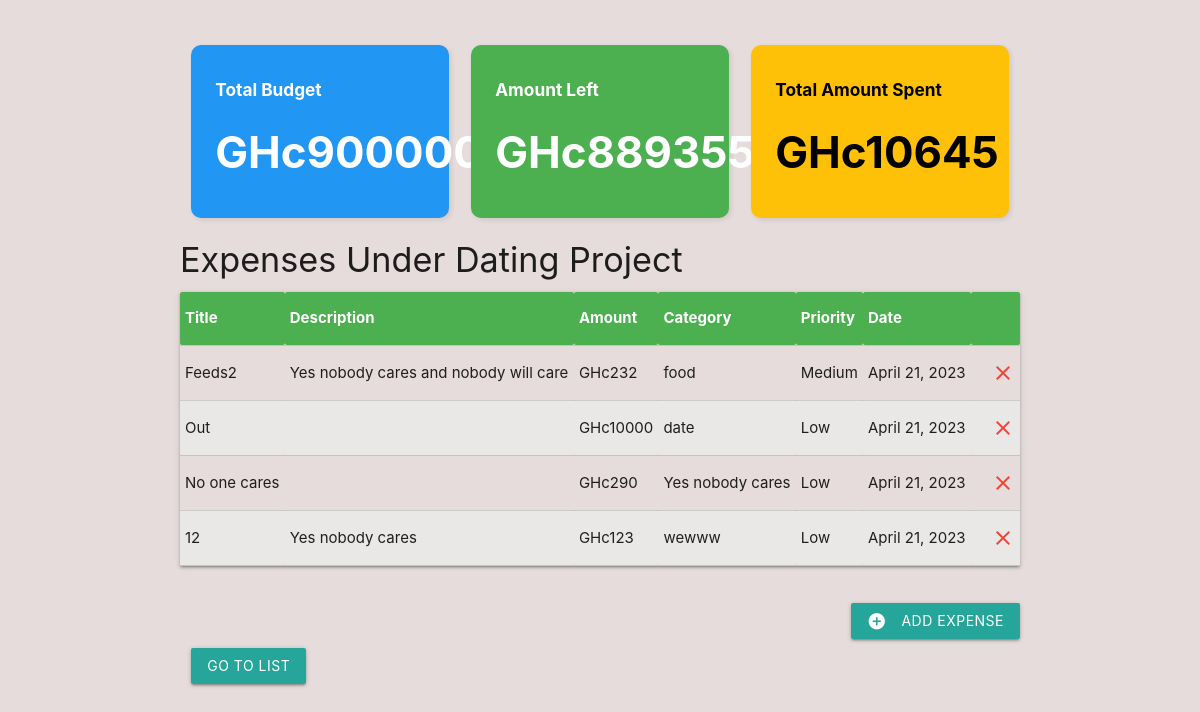
/budget/projects/dating/ (signed in), run on the app's committed database.
### budgetApp/models.py (models this page shows, shortened)
class Project(models.Model):
    name = models.CharField(max_length=100)
    slug = models.SlugField(max_length=100, unique=True, blank=True)
    budget = models.PositiveIntegerField(validators=[MaxValueValidator(999999)])
    income_source = models.ForeignKey(Income, on_delete=models.CASCADE, related_name='projects', null=True, blank=True)
    def get_total_expenses(self):
        return sum(expense.amount for expense in self.expenses.all())
    def get_left(self):
        total_expenses = self.expenses.aggregate(models.Sum('amount'))['amount__sum'] or 0
        return self.budget - total_expenses

class Expense(models.Model):
    PRIORITY_CHOICES = (
        (1, 'Low'),
        (2, 'Medium'),
        (3, 'High')
    )
    project = models.ForeignKey(Project, on_delete=models.CASCADE, related_name='expenses')
    title = models.CharField(max_length=30)
    description = models.TextField(max_length=60 )
    amount = models.PositiveSmallIntegerField(default=0.00)
    category = models.ForeignKey(Category, on_delete=models.CASCADE)
    date = models.DateField(auto_now_add=True)
    priority = models.IntegerField(choices=PRIORITY_CHOICES, default=1)

class Category(models.Model):
    project = models.ForeignKey(Project, on_delete=models.CASCADE)
    name = models.CharField(max_length=50)
    is_default = models.BooleanField(default=False)

### budgetApp/views.py (the view)
# urls.py: path('budget/projects/<slug:project_slug>/', views.project_detail, name='detail'),
@login_required
@csrf_exempt
def project_detail(request, project_slug):
    print("details ---")
    project = get_object_or_404(Project, slug=project_slug)
    if request.method == 'POST':
        print("adding---")
        form = ExpenseForm(request.POST)
        title = request.POST.get('title')
        amount = request.POST.get('amount')
        category_name = request.POST.get('category_name')
        description = request.POST.get('description')
        priority = request.POST.get('priority')
        print(title, amount, category_name)
        category, _ = Category.objects.get_or_create(name=category_name, project=project)
        _save = Expense.objects.create(
            project=project,
            title=title,
            amount=amount,
            category=category,
            description=description,
            priority=priority
        )
        _save.save()
        return redirect('detail', project_slug=project_slug)
    elif request.method == 'DELETE':
        id = json.loads(request.body)['id']
        expense = get_object_or_404(Expense, id=id)
        expense.delete()
        return HttpResponse('')
    else:
        expenses = Expense.objects.filter(project=project).order_by('-priority', '-date')
        context = {'project': project, 'expense_list': expenses, 'form': ExpenseForm()}
        return render(request, 'budget/project-detail.html', context)

### budgetApp/templates/budget/project-detail.html (shortened to what this page needs)
{% extends 'budget/base.html' %}
{% block content %}
<div class="container">
    <div class="row">
        <br><br>
        <div class="col s12 m6 l4">
            <div class="card-panel blue white-text">
                <h6 class="bold">Total Budget</h6>
                <h3 class="bold">GHc{{ project.budget }}</h3>
            </div>
        </div>
        <div class="col s12 m6 l4">
            <div class="card-panel green white-text">
                <h6 class="bold">Amount Left</h6>
                {% if project.get_left > 0 %}
                 <h3 class="bold white-text">GHc{{ project.get_left }}</h3>
                {% elif project.get_left == 0 %}
                 <h3 class="bold orange-text">GHc{{ project.get_left }}</h3>
                {% else %}
                 <h3 class="bold red-text">GHc{{ project.get_left }}</h3>
                {% endif %}
            </div>
        </div>
        <div class="col s12 m6 l4">
            <div class="card-panel amber black-text">
                <h6 class="bold">Total Amount Spent</h6>
                <h3 class="bold">GHc{{ project.get_total_expenses }}</h3>
            </div>
        </div>
    </div>
    {% if expense_list %}
    <div class="col s12 m6">
        <h4 class="left-align">Expenses  under {{ project.name }} project</h4>
    </div>
    <table class="borderless z-depth-1">
        <thead>
            <tr>
                <th>Title</th>
                <th>Description</th>
                <th>Amount</th>
                <th>Category</th>
                <th>Priority</th>
                <th>Date</th>
                <th></th>
            </tr>
        </thead>
        <tbody>
            {% for expense in expense_list %}
            <tr>
                <td>{{ expense.title }}</td>
                <td>{{ expense.description }}</td>
                <td>GHc{{ expense.amount }}</td>
                <td>{{ expense.category.name }}</td>
                {% if expense.priority == 1 %}
                <td>Low</td>
                {% elif expense.priority == 2 %}
                <td>Medium</td>
                {% else %}
                <td>High</td>
                {% endif %}
                <td>{{ expense.date }}</td>
                <td>
                    <a class="close-icon" onclick="deleteExpense(this)" data-id="{{ expense.id }}">
                        <i class="material-icons red-text right">close</i>
                    </a>
                </td>
            </tr>
            {% endfor %}
        </tbody>
    </table><br>
    <div class="col s12 m6">
        <ul>
        <li><button class="btn waves-effect right modal-trigger" href='#expenseModal'>
            <i class="material-icons white-text left">add_circle</i>
            Add Expense
        </button></li></ul>
    </div>
    {% endif %}
    <br><br>
    <div class="row">
        <div class="col s12">
            <a href="{% url 'list' %}" class="btn waves-effect waves-light">
                Go to List
            </a>
        </div>
    </div>
</div>
{% endblock %}

### budgetApp/static/css/styles.css (style rules this page uses)
html { font-family: 'Montserrat'; background-color: #e6dcdc; }
.bold { font-weight: bold; }
.row { margin: 0px !important; }
.card-panel { margin: 0px !important; }
table { border-collapse: separate; width: 100%; }
th, td { padding: 8px; text-align: left; }
tr:nth-child(even) { background-color: #eae7e7; }
th { background-color: #4CAF50; color: white; }

### budgetApp/templates/budget/project-detail.html (style rules this page uses)
.card-panel { border-radius: 10px; box-shadow: 2px 2px 5px rgba(0, 0, 0, 0.1); }
h4 { text-transform: capitalize; }

### data on the page
Project: budget "900000", get_left "889355", get_total_expenses "10645", name "Dating"
Expense: title "Feeds2", description "Yes nobody cares and nobody will care", amount "232", category.name "food", priority "Medium", date "April 21, 2023"
Expense: title "Out", amount "10000", category.name "date", priority "Low", date "April 21, 2023"
Expense: title "No one cares", amount "290", category.name "Yes nobody cares", priority "Low", date "April 21, 2023"
Expense: title "12", description "Yes nobody cares", amount "123", category.name "wewww", priority "Low", date "April 21, 2023"
